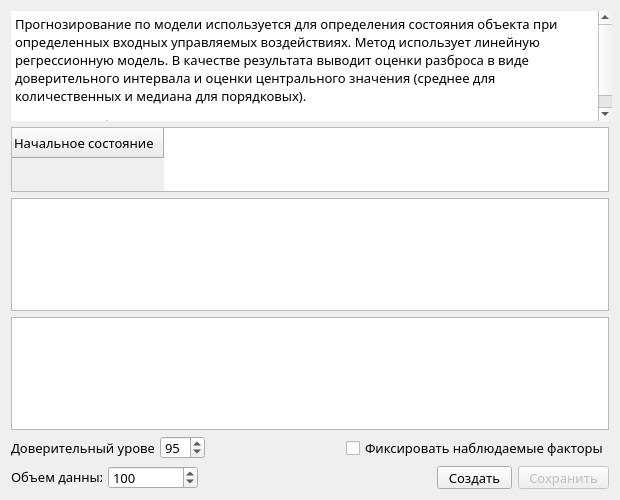
<?xml version="1.0" encoding="UTF-8"?>
<ui version="4.0">
 <class>PredictionForm</class>
 <widget class="QWidget" name="PredictionForm">
  <property name="geometry">
   <rect>
    <x>0</x>
    <y>0</y>
    <width>620</width>
    <height>500</height>
   </rect>
  </property>
  <property name="minimumSize">
   <size>
    <width>620</width>
    <height>500</height>
   </size>
  </property>
  <property name="font">
   <font>
    <family>Franklin Gothic Medium</family>
    <pointsize>10</pointsize>
   </font>
  </property>
  <property name="windowTitle">
   <string>Прогнозирование по модели</string>
  </property>
  <property name="windowIcon">
   <iconset resource="../icons/forms_resources.qrc">
    <normaloff>:/icons/prediction.png</normaloff>:/icons/prediction.png</iconset>
  </property>
  <layout class="QVBoxLayout" name="verticalLayout">
   <item>
    <widget class="QTextBrowser" name="textBrowser">
     <property name="minimumSize">
      <size>
       <width>601</width>
       <height>110</height>
      </size>
     </property>
     <property name="maximumSize">
      <size>
       <width>16777215</width>
       <height>110</height>
      </size>
     </property>
     <property name="frameShape">
      <enum>QFrame::NoFrame</enum>
     </property>
     <property name="frameShadow">
      <enum>QFrame::Plain</enum>
     </property>
     <property name="html">
      <string>&lt;!DOCTYPE HTML PUBLIC &quot;-//W3C//DTD HTML 4.0//EN&quot; &quot;http://www.w3.org/TR/REC-html40/strict.dtd&quot;&gt;
&lt;html&gt;&lt;head&gt;&lt;meta name=&quot;qrichtext&quot; content=&quot;1&quot; /&gt;&lt;style type=&quot;text/css&quot;&gt;
p, li { white-space: pre-wrap; }
&lt;/style&gt;&lt;/head&gt;&lt;body style=&quot; font-family:'Franklin Gothic Medium'; font-size:10pt; font-weight:400; font-style:normal;&quot;&gt;
&lt;p style=&quot; margin-top:12px; margin-bottom:12px; margin-left:0px; margin-right:0px; -qt-block-indent:0; text-indent:0px;&quot;&gt;&lt;img src=&quot;:/icons/help.png&quot; width=&quot;15&quot; height=&quot;16&quot; style=&quot;vertical-align: top;&quot; /&gt;&lt;span style=&quot; vertical-align:top;&quot;&gt;Прогнозирование по модели используется для определения состояния объекта при определенных входных управляемых воздействиях. Метод использует линейную регрессионную модель. В качестве результата выводит оценки разброса в виде доверительного интервала и оценки центрального значения (среднее для количественных и медиана для порядковых).&lt;/span&gt;&lt;/p&gt;
&lt;p style=&quot; margin-top:12px; margin-bottom:12px; margin-left:0px; margin-right:0px; -qt-block-indent:0; text-indent:0px;&quot;&gt;Позволяет работать &lt;span style=&quot; text-decoration: underline;&quot;&gt;с количественными и порядковыми факторами&lt;/span&gt;.&lt;/p&gt;&lt;/body&gt;&lt;/html&gt;</string>
     </property>
    </widget>
   </item>
   <item>
    <widget class="QTableWidget" name="tableWidget">
     <property name="minimumSize">
      <size>
       <width>0</width>
       <height>65</height>
      </size>
     </property>
     <property name="maximumSize">
      <size>
       <width>16777215</width>
       <height>65</height>
      </size>
     </property>
     <row>
      <property name="text">
       <string>Начальное состояние</string>
      </property>
     </row>
    </widget>
   </item>
   <item>
    <widget class="QTableView" name="tableView"/>
   </item>
   <item>
    <widget class="QTextBrowser" name="textResults"/>
   </item>
   <item>
    <layout class="QHBoxLayout" name="horizontalLayout_2">
     <item>
      <widget class="QLabel" name="label_2">
       <property name="minimumSize">
        <size>
         <width>143</width>
         <height>16</height>
        </size>
       </property>
       <property name="maximumSize">
        <size>
         <width>143</width>
         <height>16</height>
        </size>
       </property>
       <property name="text">
        <string>Доверительный уровень</string>
       </property>
      </widget>
     </item>
     <item>
      <widget class="QSpinBox" name="spinConfidence">
       <property name="minimumSize">
        <size>
         <width>45</width>
         <height>23</height>
        </size>
       </property>
       <property name="maximumSize">
        <size>
         <width>45</width>
         <height>23</height>
        </size>
       </property>
       <property name="minimum">
        <number>75</number>
       </property>
       <property name="maximum">
        <number>99</number>
       </property>
       <property name="value">
        <number>95</number>
       </property>
      </widget>
     </item>
     <item>
      <spacer name="horizontalSpacer_3">
       <property name="orientation">
        <enum>Qt::Horizontal</enum>
       </property>
       <property name="sizeHint" stdset="0">
        <size>
         <width>40</width>
         <height>20</height>
        </size>
       </property>
      </spacer>
     </item>
     <item>
      <widget class="QCheckBox" name="checkBox">
       <property name="text">
        <string>Фиксировать наблюдаемые факторы</string>
       </property>
      </widget>
     </item>
    </layout>
   </item>
   <item>
    <layout class="QHBoxLayout" name="horizontalLayout">
     <item>
      <widget class="QLabel" name="label">
       <property name="minimumSize">
        <size>
         <width>91</width>
         <height>16</height>
        </size>
       </property>
       <property name="maximumSize">
        <size>
         <width>91</width>
         <height>16</height>
        </size>
       </property>
       <property name="text">
        <string>Объем данных</string>
       </property>
      </widget>
     </item>
     <item>
      <widget class="QSpinBox" name="spinBox">
       <property name="minimumSize">
        <size>
         <width>90</width>
         <height>23</height>
        </size>
       </property>
       <property name="minimum">
        <number>10</number>
       </property>
       <property name="maximum">
        <number>10000</number>
       </property>
       <property name="value">
        <number>100</number>
       </property>
      </widget>
     </item>
     <item>
      <spacer name="horizontalSpacer_2">
       <property name="orientation">
        <enum>Qt::Horizontal</enum>
       </property>
       <property name="sizeHint" stdset="0">
        <size>
         <width>40</width>
         <height>20</height>
        </size>
       </property>
      </spacer>
     </item>
     <item>
      <widget class="QPushButton" name="btnCreate">
       <property name="minimumSize">
        <size>
         <width>75</width>
         <height>23</height>
        </size>
       </property>
       <property name="maximumSize">
        <size>
         <width>75</width>
         <height>23</height>
        </size>
       </property>
       <property name="text">
        <string>Создать</string>
       </property>
       <property name="icon">
        <iconset resource="../icons/forms_resources.qrc">
         <normaloff>:/icons/btn_ok_200.png</normaloff>:/icons/btn_ok_200.png</iconset>
       </property>
      </widget>
     </item>
     <item>
      <widget class="QPushButton" name="btnSave">
       <property name="enabled">
        <bool>false</bool>
       </property>
       <property name="minimumSize">
        <size>
         <width>91</width>
         <height>23</height>
        </size>
       </property>
       <property name="maximumSize">
        <size>
         <width>91</width>
         <height>23</height>
        </size>
       </property>
       <property name="text">
        <string>Сохранить</string>
       </property>
       <property name="icon">
        <iconset resource="../icons/forms_resources.qrc">
         <normaloff>:/icons/save.png</normaloff>:/icons/save.png</iconset>
       </property>
      </widget>
     </item>
    </layout>
   </item>
  </layout>
 </widget>
 <resources>
  <include location="../icons/forms_resources.qrc"/>
 </resources>
 <connections/>
</ui>
